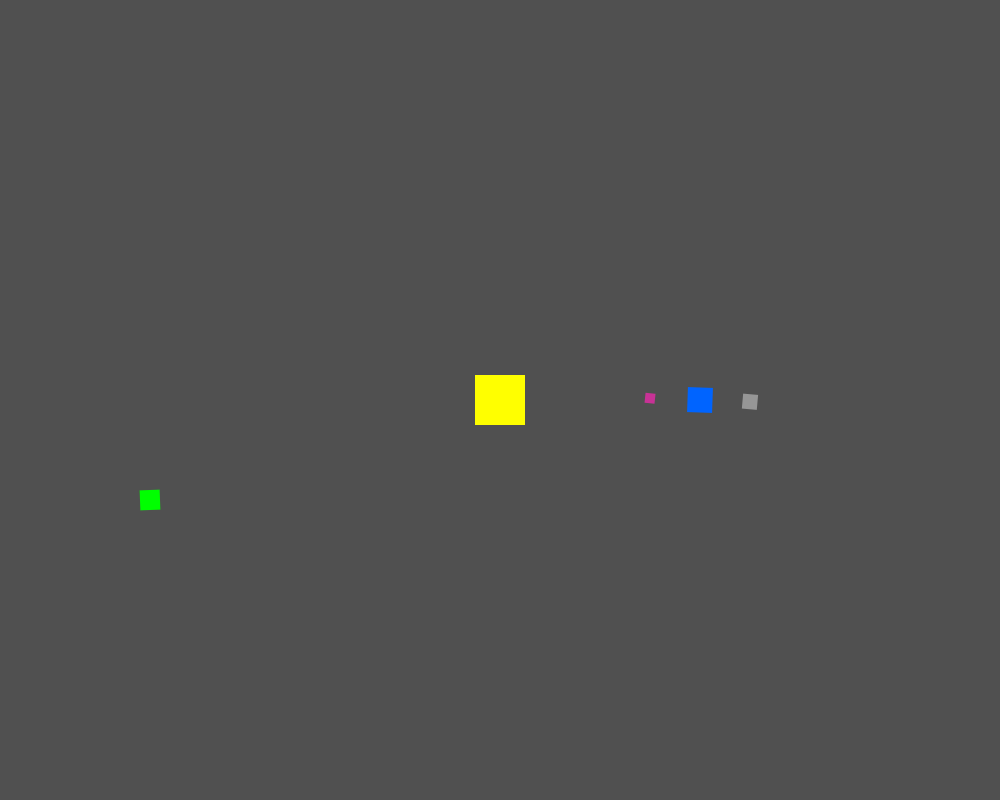
Frame 1 (no input)
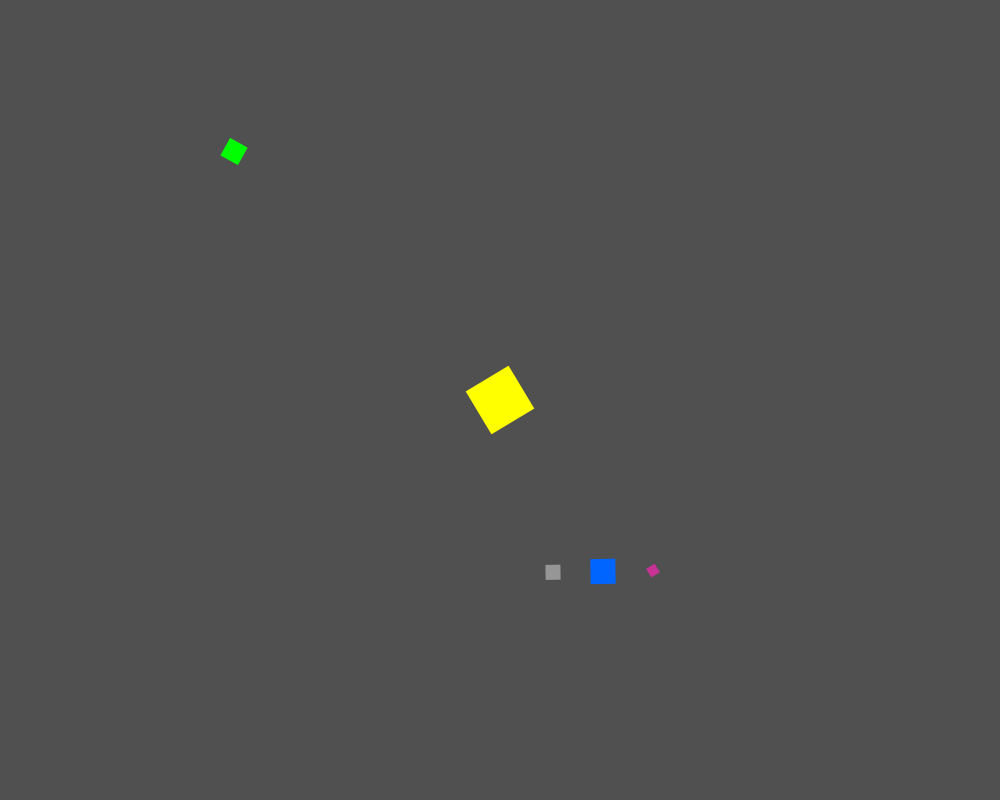
Frame 60 (the mouse pressed at the canvas centre just before this capture)
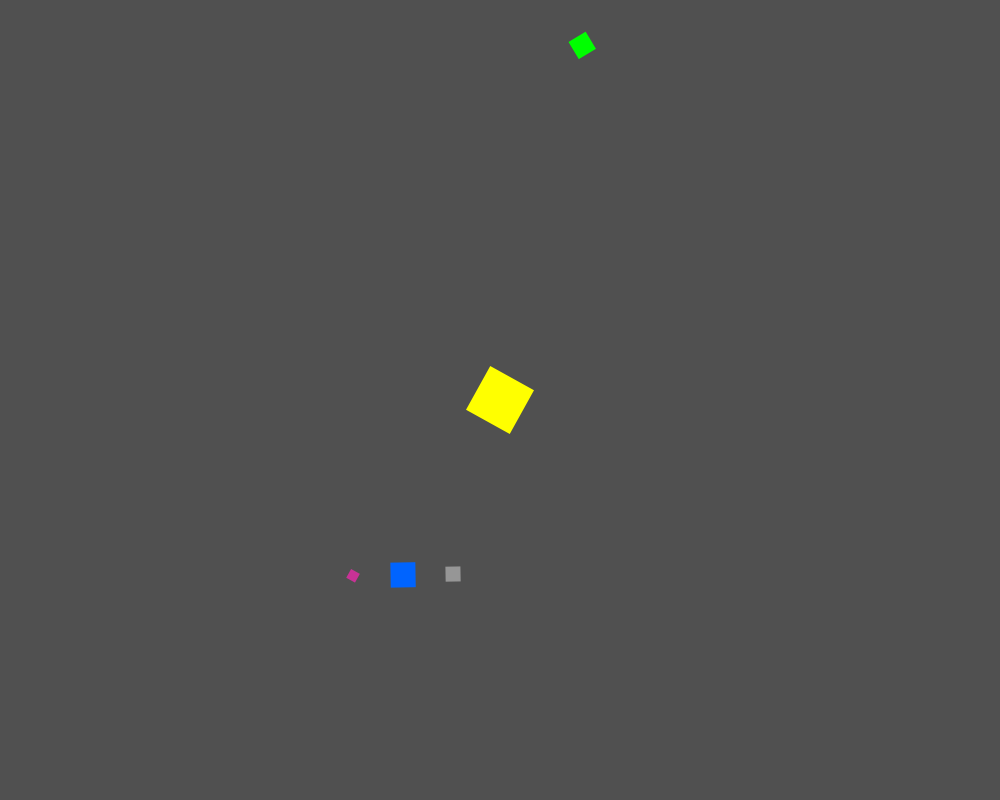
Frame 120 (the mouse held since frame 60 and released just before this capture)

The Processing sketch that drew these frames (run headless with seeded random() and noise(); from frame 60 on, the mouse is pressed at the canvas centre):

// Processing sketch: w04b_nestedMatrix
// ── w04b_nestedMatrix.pde
// code 1 fall 2019
// bryan ma

// nested transformations with pushMatrix and popMatrix
// simple "solar system" effect, each rectangular planet 
// rotates on its own axis as well as those of its parents

float angle = 0;

void setup() {
  size(1000, 800);
  rectMode(CENTER);
  noStroke();
}

void draw() {
  background(80);

  // sun
  pushMatrix();
  translate(width/2, height/2);
  scale(0.5);
  rotate(radians(angle));
  angle = angle + 1;
  fill(255, 255, 0);
  rect(0, 0, 100, 100);
  
  // green planet rotates around the sun
  pushMatrix();
  translate(-700, 200);
  rotate(radians(-angle * 2));
  fill(0, 255, 0);
  rect(0, 0, 40, 40);
  popMatrix();
  // go back to sun matrix
  
  // blue planet rotates around the sun
  pushMatrix();
  translate(400, 0);
  rotate(radians(angle * 2));
  fill(0, 100, 255);
  rect(0, 0, 50, 50);
  
  // grey moon rotates around the blue planet
  pushMatrix();
  translate(100, 0);
  rotate(radians(angle * 3));
  fill(150);
  rect(0, 0, 30, 30);
  popMatrix();
  // go back to blue planet matrix
  
  // purple moon rotates around the blue planet
  pushMatrix();
  translate(-100, 0);
  rotate(radians(angle * 4));
  fill(200, 50, 150);
  noStroke();
  rect(0, 0, 20, 20);
  popMatrix();
  // back to blue planet matrix
  popMatrix();
  // back to sun matrix
  popMatrix();
  // back to initial (0,0) matrix

}
